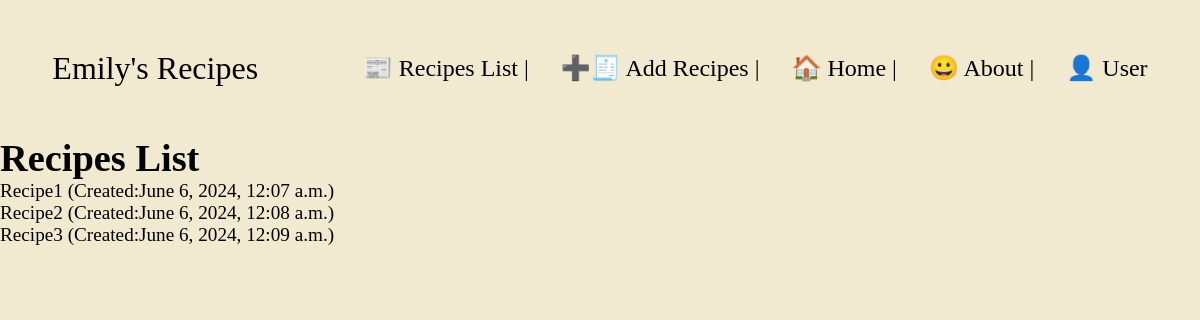
Page /recipes/ on the earlier database version.
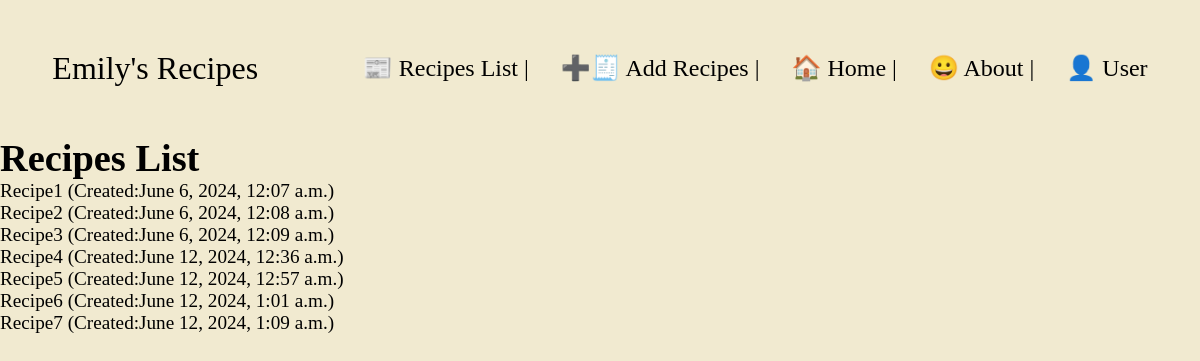
Same page on the later database version.
### recipes/models.py (models this page shows, shortened)
class Recipe(models.Model):
    name = models.CharField(max_length=64)
    time = models.IntegerField()
    servings = models.IntegerField()
    description = models.TextField()
    direction = models.TextField()
    author = models.ForeignKey(CustomUser, on_delete=models.CASCADE, related_name="recipes", null=True)
    date_created = models.DateTimeField(auto_now_add=True)

### recipes/views.py (the view)
# urls.py: path('recipes/', include('recipes.urls')),
def recipes(request):
    return render(request, "recipes/recipes.html",{
        "recipes": Recipe.objects.all()
    })

### recipes/templates/recipes/recipes.html (shortened to what this page needs)
{% extends 'recipes/layout.html'%}
{% block body %}
    <h1>Recipes List</h1>
    <ul>
        {% for recipe in recipes %}
        <li>
            <a href="{% url 'recipe' recipe.id %}">
                Recipe{{recipe.id}} (Created:{{recipe.date_created}})
            </a>
        </li>
        {% endfor%}
    </ul>
{% endblock %}

### recipes/templates/recipes/layout.html (shortened to what this page needs)
<!DOCTYPE html>
{% load static %}
<html lang="en">
  <head>
    <link
      rel="stylesheet"
      type="text/css"
      href="{% static 'styles/style.css' %}"
    />
  </head>
  <body>
    <nav>
      <div class="logo">Emily's Recipes</div>
      <div>
        <ul class="nav-links">
          <li><a href="/recipes">📰 Recipes List</a> |</li>
          <li><a href="/recipes/add">➕🧾 Add Recipes</a> |</li>
          <li><a href="/">🏠 Home</a> |</li>
          <li><a href="/about">😀 About</a> |</li>
          <li><a href="/users">👤 User</a></li>
        </ul>
      </div>
    </nav>
    <main>{% block body %} {% endblock %}</main>
  </body>
</html>

### static/styles/style.css (style rules this page uses)
* { margin: 0; padding: 0; }
body { background-color: rgba(236, 227, 191, 0.726); color: black; font-size: 1.2rem; }
nav, .nav-links { display: flex; }
nav { justify-content: space-around; align-items: center; height: 17vh; }
.nav-links { gap: 2rem; list-style: none; font-size: 1.5rem; }
a { color: #000; text-decoration: none; text-decoration-color: white; }
.logo { font-size: 2rem; }

Differences in the rows shown:
added Recipe: id "4", date_created "June 12, 2024, 12:36 a.m."
added Recipe: id "5", date_created "June 12, 2024, 12:57 a.m."
added Recipe: id "6", date_created "June 12, 2024, 1:01 a.m."
added Recipe: id "7", date_created "June 12, 2024, 1:09 a.m."
